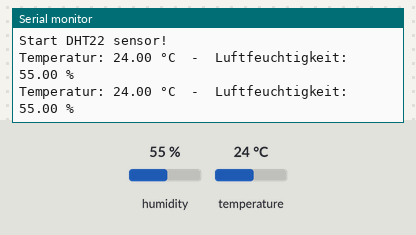
Bench run of a sketch on a simulated ESP32. Shown: the last lines printed to the serial monitor. The test bench sets the inputs (shaded band); at power-on: humidity 55 %, temperature 24 °C.

Above: at 2.8 s.
2.9 s: humidity set to 22 %
At 4.7 s:
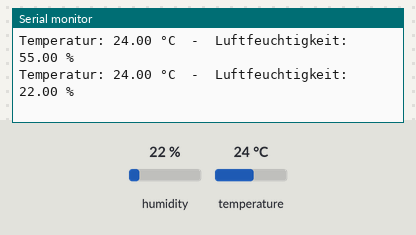
5.6 s: temperature set to 12 °C
At 6.6 s:
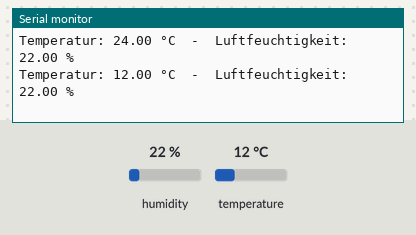
8.3 s: humidity set to 40 %
At 10.5 s:
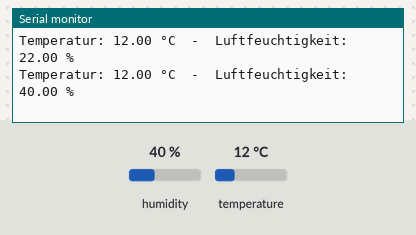
Timing chart, 0 to 12.0 s (numbered marks = the images above; inputs shaded):
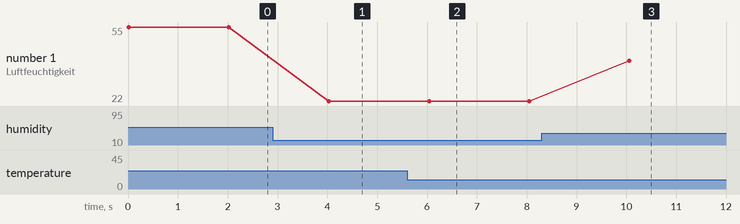

Measured:
- after the input at 2.9 s, the serial monitor: prints a new line after 1.1 s (image 1)
- after the input at 5.6 s, the serial monitor: prints a new line after 0.44 s (image 2)
- after the input at 8.3 s, the serial monitor: prints a new line after 1.8 s (image 3)
- plotted number 1: 22 → 40 after the input at 8.3 s

The sketch:

DHT22-basic.ino
```cpp
/*
 * messen der Temperatur und der Luftfeuchtigkeit mit dem DHT22
 */
#include "DHTesp.h"                         // DHT22 Bibliothe fuer ESP32

#define DHT22_PIN 13                        // Pin für den DHT22-Sensor

DHTesp dht;                                 // Instanz bilden

// lesen der DHT22 Messwerte und Aktion ausführen (hier Serial Monitor)
void lesenDHT22() {
  float temperatur = dht.getTemperature();
  float luftFeuchte = dht.getHumidity();
  if (isnan(temperatur) || isnan(luftFeuchte)) {
    Serial.println("Fehler beim Lesen des DHT Sensors!");
  } else {
    Serial.print("Temperatur: ");
    Serial.print(temperatur);
    Serial.print(" °C  -  Luftfeuchtigkeit: ");
    Serial.print(luftFeuchte);
    Serial.println(" %");
  }
}

void setup() {
  Serial.begin(115200);
  Serial.println("Start DHT22 sensor!");
  dht.setup(DHT22_PIN, DHTesp::DHT22);       // AUTO_DETECT
}

void loop() {
  lesenDHT22();
  delay(2000);
}
```
